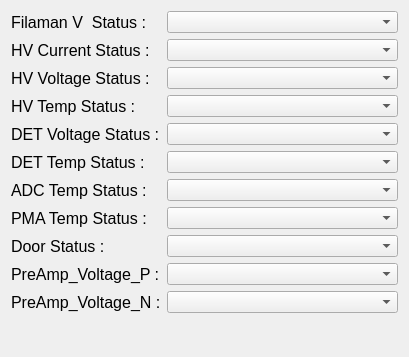
<?xml version="1.0" encoding="UTF-8"?>
<ui version="4.0">
 <class>DialogStatus</class>
 <widget class="QDialog" name="DialogStatus">
  <property name="geometry">
   <rect>
    <x>0</x>
    <y>0</y>
    <width>409</width>
    <height>357</height>
   </rect>
  </property>
  <property name="windowTitle">
   <string>Dialog</string>
  </property>
  <layout class="QVBoxLayout" name="verticalLayout_3">
   <item>
    <layout class="QHBoxLayout" name="horizontalLayout" stretch="0,1">
     <item>
      <layout class="QVBoxLayout" name="verticalLayout_2">
       <item>
        <widget class="QLabel" name="label">
         <property name="font">
          <font>
           <pointsize>12</pointsize>
          </font>
         </property>
         <property name="text">
          <string>Filaman V  Status :</string>
         </property>
         <property name="scaledContents">
          <bool>false</bool>
         </property>
        </widget>
       </item>
       <item>
        <widget class="QLabel" name="label_2">
         <property name="font">
          <font>
           <pointsize>12</pointsize>
          </font>
         </property>
         <property name="text">
          <string>HV Current Status :</string>
         </property>
         <property name="scaledContents">
          <bool>false</bool>
         </property>
        </widget>
       </item>
       <item>
        <widget class="QLabel" name="label_3">
         <property name="font">
          <font>
           <pointsize>12</pointsize>
          </font>
         </property>
         <property name="text">
          <string>HV Voltage Status :</string>
         </property>
         <property name="scaledContents">
          <bool>false</bool>
         </property>
        </widget>
       </item>
       <item>
        <widget class="QLabel" name="label_4">
         <property name="font">
          <font>
           <pointsize>12</pointsize>
          </font>
         </property>
         <property name="text">
          <string>HV Temp Status :</string>
         </property>
         <property name="scaledContents">
          <bool>false</bool>
         </property>
        </widget>
       </item>
       <item>
        <widget class="QLabel" name="label_5">
         <property name="font">
          <font>
           <pointsize>12</pointsize>
          </font>
         </property>
         <property name="text">
          <string>DET Voltage Status :</string>
         </property>
         <property name="scaledContents">
          <bool>false</bool>
         </property>
        </widget>
       </item>
       <item>
        <widget class="QLabel" name="label_6">
         <property name="font">
          <font>
           <pointsize>12</pointsize>
          </font>
         </property>
         <property name="text">
          <string>DET Temp Status :</string>
         </property>
         <property name="scaledContents">
          <bool>false</bool>
         </property>
        </widget>
       </item>
       <item>
        <widget class="QLabel" name="label_7">
         <property name="font">
          <font>
           <pointsize>12</pointsize>
          </font>
         </property>
         <property name="text">
          <string>ADC Temp Status :</string>
         </property>
         <property name="scaledContents">
          <bool>false</bool>
         </property>
        </widget>
       </item>
       <item>
        <widget class="QLabel" name="label_8">
         <property name="font">
          <font>
           <pointsize>12</pointsize>
          </font>
         </property>
         <property name="text">
          <string>PMA Temp Status :</string>
         </property>
         <property name="scaledContents">
          <bool>false</bool>
         </property>
        </widget>
       </item>
       <item>
        <widget class="QLabel" name="label_9">
         <property name="font">
          <font>
           <pointsize>12</pointsize>
          </font>
         </property>
         <property name="text">
          <string>Door Status :</string>
         </property>
         <property name="scaledContents">
          <bool>false</bool>
         </property>
        </widget>
       </item>
       <item>
        <widget class="QLabel" name="label_10">
         <property name="font">
          <font>
           <pointsize>12</pointsize>
          </font>
         </property>
         <property name="text">
          <string>PreAmp_Voltage_P :</string>
         </property>
         <property name="scaledContents">
          <bool>false</bool>
         </property>
        </widget>
       </item>
       <item>
        <widget class="QLabel" name="label_11">
         <property name="font">
          <font>
           <pointsize>12</pointsize>
          </font>
         </property>
         <property name="text">
          <string>PreAmp_Voltage_N :</string>
         </property>
         <property name="scaledContents">
          <bool>false</bool>
         </property>
        </widget>
       </item>
      </layout>
     </item>
     <item>
      <layout class="QVBoxLayout" name="verticalLayout">
       <item>
        <widget class="QComboBox" name="comboFilaman"/>
       </item>
       <item>
        <widget class="QComboBox" name="comboHVC"/>
       </item>
       <item>
        <widget class="QComboBox" name="comboHVV"/>
       </item>
       <item>
        <widget class="QComboBox" name="comboHVT"/>
       </item>
       <item>
        <widget class="QComboBox" name="comboDETV"/>
       </item>
       <item>
        <widget class="QComboBox" name="comboDETT"/>
       </item>
       <item>
        <widget class="QComboBox" name="comboADCT"/>
       </item>
       <item>
        <widget class="QComboBox" name="comboPMAT"/>
       </item>
       <item>
        <widget class="QComboBox" name="comboDOOR"/>
       </item>
       <item>
        <widget class="QComboBox" name="comboPREP"/>
       </item>
       <item>
        <widget class="QComboBox" name="comboPREN"/>
       </item>
      </layout>
     </item>
    </layout>
   </item>
   <item>
    <spacer name="verticalSpacer">
     <property name="orientation">
      <enum>Qt::Vertical</enum>
     </property>
     <property name="sizeHint" stdset="0">
      <size>
       <width>20</width>
       <height>40</height>
      </size>
     </property>
    </spacer>
   </item>
  </layout>
  <zorder>label</zorder>
  <zorder>layoutWidget</zorder>
  <zorder>layoutWidget_2</zorder>
  <zorder>layoutWidget_3</zorder>
  <zorder>layoutWidget_4</zorder>
  <zorder>layoutWidget_5</zorder>
  <zorder>layoutWidget_6</zorder>
  <zorder>label_6</zorder>
  <zorder>layoutWidget_7</zorder>
  <zorder>layoutWidget_8</zorder>
  <zorder>layoutWidget_9</zorder>
  <zorder>layoutWidget_10</zorder>
  <zorder>verticalSpacer</zorder>
 </widget>
 <resources/>
 <connections/>
</ui>
